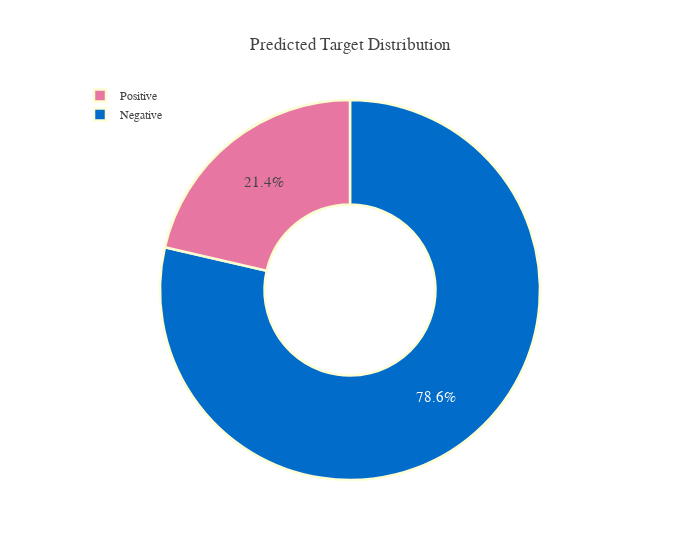

Here is the notebook cell this chart was saved with:
### Code cell
# test_df = pd.DataFrame({Config.row_id: test[Config.row_id], 'prediction': test_predictions})

df = pd.DataFrame(data={'Target':test_df[Config.target].apply(lambda x: 1 if x>0.25 else 0)})
df = df.Target.value_counts(normalize=True)
df.rename(index={1:'Positive', 0:'Negative'}, inplace=True)

#pal, color=['#016CC9','#DEB078'], ['#8DBAE2','#EDD3B3']
fig=go.Figure()

fig.add_trace(go.Pie(labels=df.index, values=df*100, hole=.45,
                     showlegend=True,sort=False,
                     marker=dict(colors=color_palette['Bin'],line=dict(color=pal,width=2.5)),
                     hovertemplate = "%{label}: %{value:.2f}%<extra></extra>"))

fig.update_layout(template=plotly_template, title='Predicted Target Distribution',
                  legend=dict(traceorder='reversed',y=1.05,x=0),
                  uniformtext_minsize=15, uniformtext_mode='hide',width=700)
fig.show()

### Figure 1 — Plotly figure (JSON) as saved in the notebook; plotly's stock layout.template omitted (floating-point values rounded to 4 significant figures)
{"data": [{"hole": 0.45, "hovertemplate": "%{label}: %{value:.2f}%<extra></extra>", "labels": ["Negative", "Positive"], "marker": {"colors": ["#016CC9", "#E876A3"], "line": {"color": ["#fdfed5", "#fbfdd0", "#f9fdcb", "#f7fcc6", "#f4fbc1", "#f2fabc", "#f0f9b7", "#edf8b2", "#eaf7b1", "#e6f5b2", "#e1f3b2", "#dcf1b2", "#d7efb3", "#d3eeb3", "#ceecb3", "#c9eab4", "#c4e8b4", "#bbe4b5", "#b2e1b6", "#a9ddb7", "#a0dab8", "#97d6b9", "#8ed3ba", "#85cfba", "#7ecdbb", "#76cabc", "#6fc7bd", "#67c4be", "#5fc1c0", "#57bec1", "#50bbc2", "#48b9c3", "#40b5c4", "#3db2c4", "#39adc3", "#34a9c3", "#2fa4c2", "#2b9fc2", "#269bc1", "#2296c1", "#1d91c0", "#1d8dbe", "#1e86bb", "#1f80b8", "#1f7ab5", "#2073b2", "#216daf", "#2166ac", "#2260a9", "#225ca7", "#2356a4", "#2351a2", "#234c9f", "#24479d", "#24419a", "#243c98", "#253795", "#243392", "#21308b", "#1d2e83", "#192b7c", "#162874", "#12256d", "#0e2265", "#0b1f5e"], "width": 2.5}}, "showlegend": true, "sort": false, "type": "pie", "values": [78.62, 21.38]}], "layout": {"legend": {"traceorder": "reversed", "x": 0, "y": 1.05}, "title": {"text": "Predicted Target Distribution"}, "uniformtext": {"minsize": 15, "mode": "hide"}, "width": 700}}
